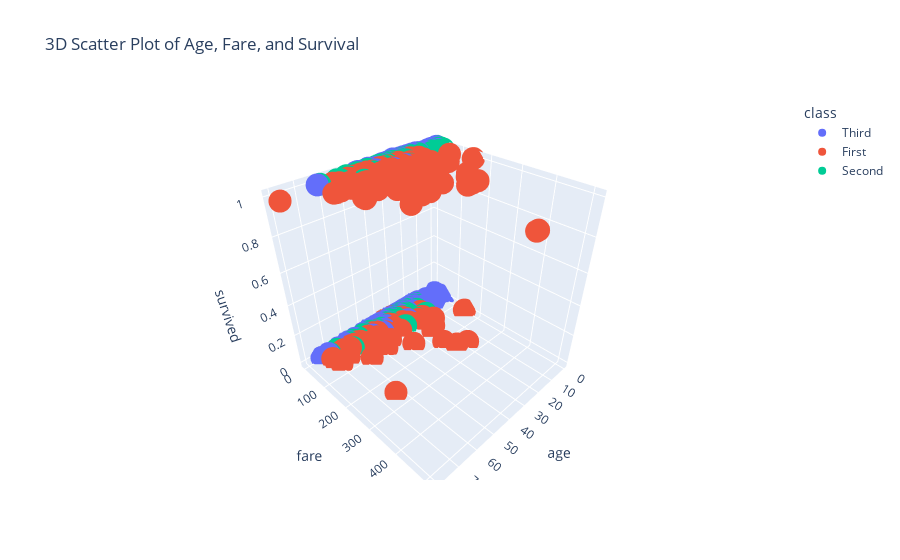

Write notebook code for a chart like this one.
### Code cell
# 3D Plot
fig = px.scatter_3d(df, x='age', y='fare', z='survived', color='class', title='3D Scatter Plot of Age, Fare, and Survival')
fig.show()

### Figure 1 — Plotly figure (JSON) as saved in the notebook; plotly's stock layout.template omitted (floating-point values rounded to 4 significant figures; data arrays with more than 128 entries replaced by an {"elided": "..."} marker saying what was removed)
{"data": [{"hovertemplate": "class=Third<br>age=%{x}<br>fare=%{y}<br>survived=%{z}<extra></extra>", "legendgroup": "Third", "marker": {"color": "#636efa", "symbol": "circle"}, "mode": "markers", "name": "Third", "scene": "scene", "showlegend": true, "type": "scatter3d", "x": {"elided": "491 float values"}, "y": {"elided": "491 float values"}, "z": {"elided": "491 int values"}}, {"hovertemplate": "class=First<br>age=%{x}<br>fare=%{y}<br>survived=%{z}<extra></extra>", "legendgroup": "First", "marker": {"color": "#EF553B", "symbol": "circle"}, "mode": "markers", "name": "First", "scene": "scene", "showlegend": true, "type": "scatter3d", "x": {"elided": "216 float values"}, "y": {"elided": "216 float values"}, "z": {"elided": "216 int values"}}, {"hovertemplate": "class=Second<br>age=%{x}<br>fare=%{y}<br>survived=%{z}<extra></extra>", "legendgroup": "Second", "marker": {"color": "#00cc96", "symbol": "circle"}, "mode": "markers", "name": "Second", "scene": "scene", "showlegend": true, "type": "scatter3d", "x": {"elided": "184 float values"}, "y": {"elided": "184 float values"}, "z": {"elided": "184 int values"}}], "layout": {"legend": {"title": {"text": "class"}, "tracegroupgap": 0}, "scene": {"domain": {"x": [0, 1], "y": [0, 1]}, "xaxis": {"title": {"text": "age"}}, "yaxis": {"title": {"text": "fare"}}, "zaxis": {"title": {"text": "survived"}}}, "title": {"text": "3D Scatter Plot of Age, Fare, and Survival"}}}
